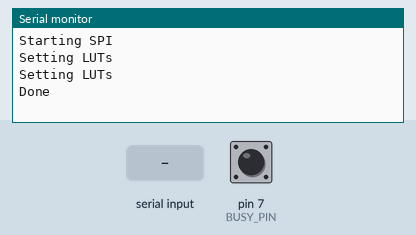
Simulated run of this sketch. Board: Arduino Uno, built with avr-gcc and run on an emulated ATmega328P. Shown: the last lines printed to the serial monitor. The test bench sets the inputs (shaded band); at power-on: pin 7 (BUSY_PIN) HIGH.

Above: at 6.8 s.
6.9 s: "1" received over Serial
At 8.1 s:
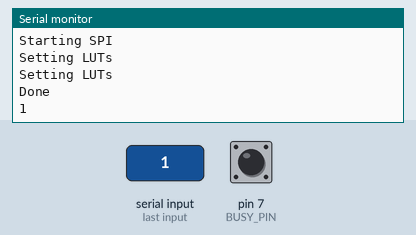
8.4 s: "0" received over Serial
At 9.4 s:
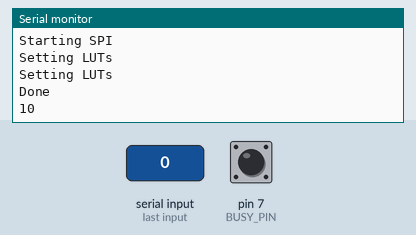

The sketch:

eink_clean.ino
```cpp
#include "eink.h"
#include "event.h"

uint16_t cursor_x = 0, cursor_y = 0;

void put_symbol() {
	if (!ev_interrupt_available()) return;
	char symbol = Serial.read();
	Serial.print((char)symbol);
	eink_putchar(cursor_x, cursor_y, symbol);
	cursor_x += 8;
	if (cursor_x > 392) {
		cursor_x = 0;
		cursor_y += 12;
	}
}

uint8_t serial_available() {
	return Serial.available();
}

void setup() {
	Serial.begin(9600);
	delay(5000);
	eink_init(400, 300);
	ev_register_interrupt(serial_available, NULL, put_symbol, NULL, true);
	Serial.println("Done");
}

void loop() {
	ev_run_interrupts();
}
```

eink.cpp
```cpp
#include <SPI.h>
#include <stdarg.h>
#include <stdlib.h>
#include "eink.h"
#include "event.h"
#include "font.h"

struct eink_display display;
uint8_t pending_updates = 0;

void eink_init(uint16_t cols, uint16_t rows) {
	pinMode(CS_PIN, OUTPUT);
	pinMode(RST_PIN, OUTPUT);
	pinMode(DC_PIN, OUTPUT);
	pinMode(BUSY_PIN, INPUT);
	digitalWrite(CS_PIN, LOW);
	Serial.println("Starting SPI");
	SPI.begin();
	SPI.beginTransaction(SPISettings(2000000, MSBFIRST, SPI_MODE0));
	digitalWrite(RST_PIN, LOW);
	delay(200);
	digitalWrite(RST_PIN, HIGH);
	delay(200);
	eink_exec(POWER_SETTING, 5, 0x03, 0x00, 0x2B, 0x2B, 0xFF);
	eink_exec(BOOSTER_SOFT_START, 3, 0x17, 0x17, 0x17);
	eink_exec(POWER_ON, 0);
	// Dirty polling
	while (digitalRead(BUSY_PIN) == LOW)
		delay(50);
	eink_exec(PANEL_SETTING, 2, 0xBF, 0x0B);
	eink_exec(PLL_CONTROL, 1, 0x3C);
	eink_set_luts(false);// Start in slow mode to get a good erase
	display.cols = cols;
	display.rows = rows;
	display.text = NULL;
	eink_clear();
	eink_exec(DISPLAY_REFRESH, 0);
	// More dirty polling
	while (digitalRead(BUSY_PIN) == LOW)
		delay(50);
	eink_set_luts(true);// Switch to fast for real operation
}

void eink_set_luts(uint8_t quick) {
	Serial.println("Setting LUTs");
	eink_execv(LUT_FOR_VCOM, 44, quick ? lut_vcom0_quick : lut_vcom0);
	eink_execv(LUT_WHITE_TO_WHITE, 42, quick ? lut_ww_quick : lut_ww);
	eink_execv(LUT_BLACK_TO_WHITE, 42, quick ? lut_bw_quick : lut_bw);
	eink_execv(LUT_WHITE_TO_BLACK, 42, quick ? lut_wb_quick : lut_wb);
	eink_execv(LUT_BLACK_TO_BLACK, 42, quick ? lut_bb_quick : lut_bb);
}

uint8_t eink_available() {
	return digitalRead(BUSY_PIN) == HIGH;
}

void eink_set_window_cb(struct eink_window *win) {
	eink_exec(PARTIAL_IN, 0);
	eink_exec(PARTIAL_WINDOW, 9, win->x >> 8, win->x & 0xF8,
		((win->x & 0xF8) + win->cols- 1) >> 8, ((win->x & 0xF8) + win->cols- 1) | 0x07,
		win->y >> 8, win->y & 0xFF, (win->y + win->rows - 1) >> 8, (win->y + win->rows - 1) & 0xFF, 0x01);
	eink_execv(DATA_START_TRANSMISSION_1, win->cols / 8 * win->rows, win->window);
	eink_execv(DATA_START_TRANSMISSION_2, win->cols / 8 * win->rows, win->window);
	eink_exec(PARTIAL_OUT, 0);
	if (!--pending_updates)
		eink_exec(DISPLAY_REFRESH, 0);
	free(win);
}

void eink_set_window(uint16_t x, uint16_t y, uint8_t *window, uint16_t cols, uint16_t rows) {
	if ((x + cols > display.cols) || (y + rows > display.rows)) {
		Serial.println("/!\\ Wrong window size or position");
		return;
	}
	struct eink_window *win = malloc(sizeof(struct eink_window));
	*win = { x, y, rows, cols, window };
	if (ev_register_interrupt(eink_available, NULL, eink_set_window_cb, win, false) < 255)
		pending_updates++;
	else
		free(win);
}

void eink_putchar(uint16_t x, uint16_t y, uint8_t chr) {
	eink_set_window(x, y, font + (chr - ' ') * 12, 8, 12);
}

void eink_clear() {
	uint16_t i;
	eink_exec(RESOLUTION_SETTING, 4,
		display.cols >> 8, display.cols & 0xFF,
		display.rows >> 8, display.rows & 0xFF);
	eink_exec(DATA_START_TRANSMISSION_1, 0);
	for (i = 0; i < display.cols / 8 * display.rows; i++)
		SPI.transfer(0xFF);
	eink_exec(DATA_START_TRANSMISSION_2, 0);
	for (i = 0; i < display.cols / 8 * display.rows; i++)
		SPI.transfer(0xFF);
}

void eink_exec(uint8_t opcode, uint8_t dcount, ...) {
	digitalWrite(DC_PIN, LOW);// Command mode
	SPI.transfer(opcode);
	digitalWrite(DC_PIN, HIGH); // Now data
	if (dcount == 0) return;
	va_list argv;
	va_start(argv, dcount);
	for (uint8_t i = 0; i < dcount; i++) {
		SPI.transfer((uint8_t)va_arg(argv, uint16_t));
	}
	va_end(argv);
}

void eink_execv(uint8_t opcode, uint8_t dcount, uint8_t *data) {
	digitalWrite(DC_PIN, LOW);
	SPI.transfer(opcode);
	digitalWrite(DC_PIN, HIGH);
	for (uint8_t i = 0; i < dcount; i++) {
		SPI.transfer(data[i]);
	}
}
```

eink.h
```cpp
#ifndef __EINK_H
#define __EINK_H

/* Pinout */

#define RST_PIN         8
#define DC_PIN          9
#define CS_PIN          10
#define BUSY_PIN        7

/* Commands list */

#define PANEL_SETTING                               0x00
#define POWER_SETTING                               0x01
#define POWER_OFF                                   0x02
#define POWER_OFF_SEQUENCE_SETTING                  0x03
#define POWER_ON                                    0x04
#define POWER_ON_MEASURE                            0x05
#define BOOSTER_SOFT_START                          0x06
#define DEEP_SLEEP                                  0x07
#define DATA_START_TRANSMISSION_1                   0x10
#define DATA_STOP                                   0x11
#define DISPLAY_REFRESH                             0x12
#define DATA_START_TRANSMISSION_2                   0x13
#define LUT_FOR_VCOM                                0x20
#define LUT_WHITE_TO_WHITE                          0x21
#define LUT_BLACK_TO_WHITE                          0x22
#define LUT_WHITE_TO_BLACK                          0x23
#define LUT_BLACK_TO_BLACK                          0x24
#define PLL_CONTROL                                 0x30
#define TEMPERATURE_SENSOR_COMMAND                  0x40
#define TEMPERATURE_SENSOR_SELECTION                0x41
#define TEMPERATURE_SENSOR_WRITE                    0x42
#define TEMPERATURE_SENSOR_READ                     0x43
#define VCOM_AND_DATA_INTERVAL_SETTING              0x50
#define LOW_POWER_DETECTION                         0x51
#define TCON_SETTING                                0x60
#define RESOLUTION_SETTING                          0x61
#define GSST_SETTING                                0x65
#define GET_STATUS                                  0x71
#define AUTO_MEASUREMENT_VCOM                       0x80
#define READ_VCOM_VALUE                             0x81
#define VCM_DC_SETTING                              0x82
#define PARTIAL_WINDOW                              0x90
#define PARTIAL_IN                                  0x91
#define PARTIAL_OUT                                 0x92
#define PROGRAM_MODE                                0xA0
#define ACTIVE_PROGRAMMING                          0xA1
#define READ_OTP                                    0xA2
#define POWER_SAVING                                0xE3

/* LUTs */

const uint8_t lut_vcom0[] = {
0x00, 0x17, 0x00, 0x00, 0x00, 0x02,
0x00, 0x17, 0x17, 0x00, 0x00, 0x02,
0x00, 0x0A, 0x01, 0x00, 0x00, 0x01,
0x00, 0x0E, 0x0E, 0x00, 0x00, 0x02,
0x00, 0x00, 0x00, 0x00, 0x00, 0x00,
0x00, 0x00, 0x00, 0x00, 0x00, 0x00,
0x00, 0x00, 0x00, 0x00, 0x00, 0x00,
0x00, 0x00};

const uint8_t lut_vcom0_quick[] = {
0x00, 0x0E, 0x00, 0x00, 0x00, 0x01,
0x00, 0x00, 0x00, 0x00, 0x00, 0x00,
0x00, 0x00, 0x00, 0x00, 0x00, 0x00,
0x00, 0x00, 0x00, 0x00, 0x00, 0x00,
0x00, 0x00, 0x00, 0x00, 0x00, 0x00,
0x00, 0x00, 0x00, 0x00, 0x00, 0x00,
0x00, 0x00, 0x00, 0x00, 0x00, 0x00,
0x00, 0x00};

const uint8_t lut_ww[] = {
0x40, 0x17, 0x00, 0x00, 0x00, 0x02,
0x90, 0x17, 0x17, 0x00, 0x00, 0x02,
0x40, 0x0A, 0x01, 0x00, 0x00, 0x01,
0xA0, 0x0E, 0x0E, 0x00, 0x00, 0x02,
0x00, 0x00, 0x00, 0x00, 0x00, 0x00,
0x00, 0x00, 0x00, 0x00, 0x00, 0x00,
0x00, 0x00, 0x00, 0x00, 0x00, 0x00
};

const uint8_t lut_ww_quick[] = {
0xA0, 0x0E, 0x00, 0x00, 0x00, 0x01,
0x00, 0x00, 0x00, 0x00, 0x00, 0x00,
0x00, 0x00, 0x00, 0x00, 0x00, 0x00,
0x00, 0x00, 0x00, 0x00, 0x00, 0x00,
0x00, 0x00, 0x00, 0x00, 0x00, 0x00,
0x00, 0x00, 0x00, 0x00, 0x00, 0x00,
0x00, 0x00, 0x00, 0x00, 0x00, 0x00
};

const uint8_t lut_bw[] = {
0x40, 0x17, 0x00, 0x00, 0x00, 0x02,
0x90, 0x17, 0x17, 0x00, 0x00, 0x02,
0x40, 0x0A, 0x01, 0x00, 0x00, 0x01,
0xA0, 0x0E, 0x0E, 0x00, 0x00, 0x02,
0x00, 0x00, 0x00, 0x00, 0x00, 0x00,
0x00, 0x00, 0x00, 0x00, 0x00, 0x00,
0x00, 0x00, 0x00, 0x00, 0x00, 0x00
};

const uint8_t lut_bw_quick[] = {
0xA0, 0x0E, 0x00, 0x00, 0x00, 0x01,
0x00, 0x00, 0x00, 0x00, 0x00, 0x00,
0x00, 0x00, 0x00, 0x00, 0x00, 0x00,
0x00, 0x00, 0x00, 0x00, 0x00, 0x00,
0x00, 0x00, 0x00, 0x00, 0x00, 0x00,
0x00, 0x00, 0x00, 0x00, 0x00, 0x00,
0x00, 0x00, 0x00, 0x00, 0x00, 0x00
};

const uint8_t lut_bb[] = {
0x80, 0x17, 0x00, 0x00, 0x00, 0x02,
0x90, 0x17, 0x17, 0x00, 0x00, 0x02,
0x80, 0x0A, 0x01, 0x00, 0x00, 0x01,
0x50, 0x0E, 0x0E, 0x00, 0x00, 0x02,
0x00, 0x00, 0x00, 0x00, 0x00, 0x00,
0x00, 0x00, 0x00, 0x00, 0x00, 0x00,
0x00, 0x00, 0x00, 0x00, 0x00, 0x00
};

const uint8_t lut_bb_quick[] = {
0x50, 0x0E, 0x00, 0x00, 0x00, 0x01,
0x00, 0x00, 0x00, 0x00, 0x00, 0x00,
0x00, 0x00, 0x00, 0x00, 0x00, 0x00,
0x00, 0x00, 0x00, 0x00, 0x00, 0x00,
0x00, 0x00, 0x00, 0x00, 0x00, 0x00,
0x00, 0x00, 0x00, 0x00, 0x00, 0x00,
0x00, 0x00, 0x00, 0x00, 0x00, 0x00
};

const uint8_t lut_wb[] = {
0x80, 0x17, 0x00, 0x00, 0x00, 0x02,
0x90, 0x17, 0x17, 0x00, 0x00, 0x02,
0x80, 0x0A, 0x01, 0x00, 0x00, 0x01,
0x50, 0x0E, 0x0E, 0x00, 0x00, 0x02,
0x00, 0x00, 0x00, 0x00, 0x00, 0x00,
0x00, 0x00, 0x00, 0x00, 0x00, 0x00,
0x00, 0x00, 0x00, 0x00, 0x00, 0x00
};

const uint8_t lut_wb_quick[] = {
0x50, 0x0E, 0x00, 0x00, 0x00, 0x01,
0x00, 0x00, 0x00, 0x00, 0x00, 0x00,
0x00, 0x00, 0x00, 0x00, 0x00, 0x00,
0x00, 0x00, 0x00, 0x00, 0x00, 0x00,
0x00, 0x00, 0x00, 0x00, 0x00, 0x00,
0x00, 0x00, 0x00, 0x00, 0x00, 0x00,
0x00, 0x00, 0x00, 0x00, 0x00, 0x00
};

struct eink_display {
	uint16_t cols;
	uint16_t rows;
	char    *text;
};

struct eink_window {
	uint16_t x;
	uint16_t y;
	uint16_t rows;
	uint16_t cols;
	uint8_t *window;
};

void eink_init(uint16_t cols, uint16_t rows);
void eink_exec(uint8_t opcode, uint8_t dcount, ...);
void eink_execv(uint8_t opcode, uint8_t dcount, uint8_t *data);
void eink_set_window(uint16_t x, uint16_t y, uint8_t *window, uint16_t cols, uint16_t rows);
void eink_putchar(uint16_t x, uint16_t y, uint8_t chr);
void eink_set_luts(uint8_t quick);
void eink_clear();

#endif
```

event.cpp
```cpp
#include <Arduino.h>
#include <HardwareSerial.h>
#include <stdint.h>
#include <stddef.h>
#include "event.h"

struct irq {
	bool active;
	bool resident;
	uint8_t(*condition)(void*);
	void *condition_ctx;
	void(*action)(void*);
	void *action_ctx;
};

struct irq ev_interrupt_stack[EV_MAX_INTERRUPT_DEPTH];

// Returns the interrupt vector address between 0 and EV_MAX_INTERRUPT_DEPTH, 255 if stack full
uint8_t ev_register_interrupt(uint8_t(*condition)(void*), void *condition_ctx, void(*action)(void*), void *action_ctx, bool resident) {
	uint8_t index;
	for (index = 0; (index < EV_MAX_INTERRUPT_DEPTH) && ev_interrupt_stack[index].active; index++);
	if (index == EV_MAX_INTERRUPT_DEPTH) {
		return 255;
	}
	ev_interrupt_stack[index] = { true, resident, condition, condition_ctx, action, action_ctx };
	return index;
}

uint8_t ev_interrupt_available() {
	uint8_t index;
	for (index = 0; (index < EV_MAX_INTERRUPT_DEPTH) && ev_interrupt_stack[index].active; index++);
	return index == EV_MAX_INTERRUPT_DEPTH ? 0 : 1;
}

void ev_run_interrupts() {
	for (uint8_t i = 0; i < EV_MAX_INTERRUPT_DEPTH; i++) {
		struct irq *handler = ev_interrupt_stack + i;
		if (handler->active) {
			if (handler->condition(handler->condition_ctx)) {
				handler->action(handler->action_ctx);
				if (!handler->resident)
	 				handler->active = false;
			}
		}
	}
}
```

event.h
```cpp
#ifndef __EV_EVENT_H
#define __EV_EVENT_H

#define EV_MAX_INTERRUPT_DEPTH 5

uint8_t ev_register_interrupt(uint8_t(*condition)(void*), void *condition_ctx, void(*action)(void*), void *action_ctx, bool resident);
void ev_run_interrupts();
uint8_t ev_interrupt_available();

#endif
```

Source omitted: font.h (23398 bytes)

Measured:
- after the input at 6.9 s, the serial monitor: prints a new line at once (image 1)
- after the input at 8.4 s, the serial monitor: prints a new line at once (image 2)
